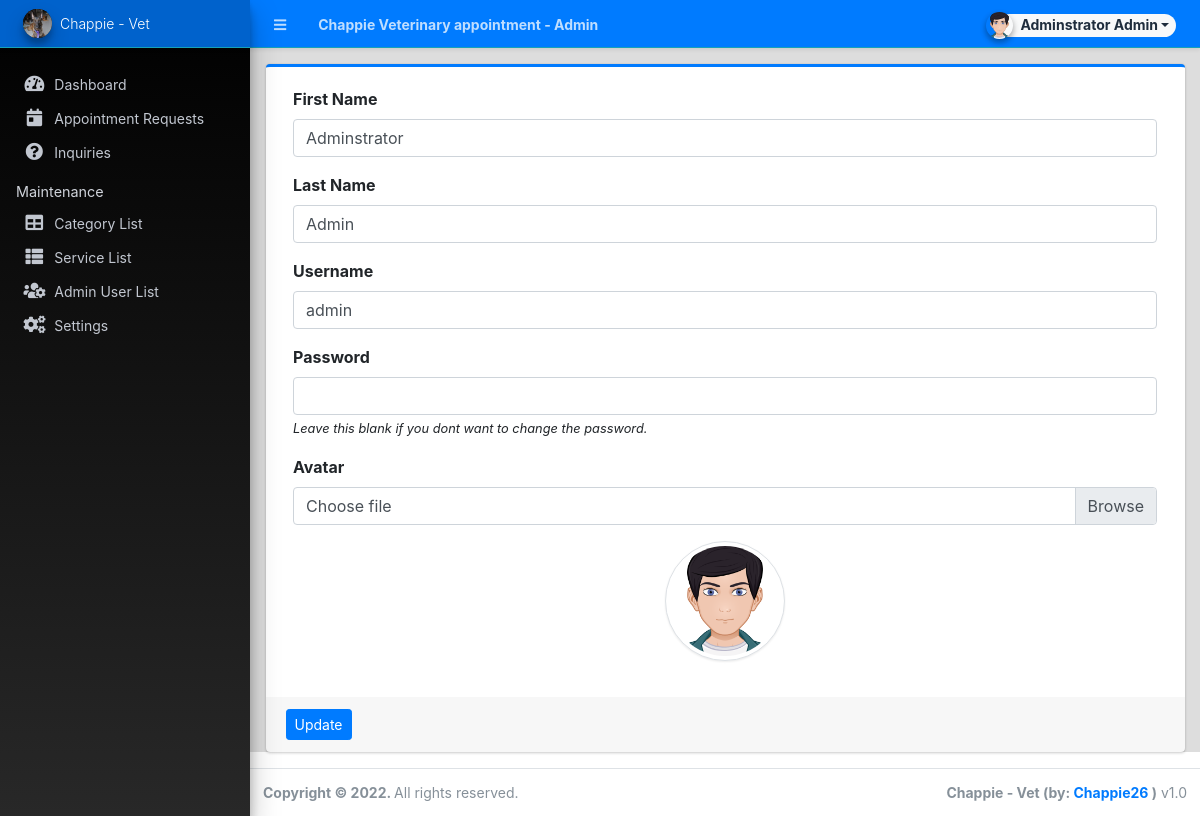
The app's page /admin/?page=user (signed in) with its own data.
### tables this page shows
CREATE TABLE `users` (
  `id` int(50) NOT NULL,
  `firstname` varchar(250) NOT NULL,
  `middlename` text DEFAULT NULL,
  `lastname` varchar(250) NOT NULL,
  `username` text NOT NULL,
  `password` text NOT NULL,
  `avatar` text DEFAULT NULL,
  `last_login` datetime DEFAULT NULL,
  `type` tinyint(1) NOT NULL DEFAULT 0,
  `status` int(1) NOT NULL DEFAULT 1 COMMENT '0=not verified, 1 = verified',
  `date_added` datetime NOT NULL DEFAULT current_timestamp(),
  `date_updated` datetime DEFAULT NULL ON UPDATE current_timestamp()
);

### classes/DBConnection.php (called while the page is built, shortened)
<?php
class DBConnection{
    private $host = DB_SERVER;
    private $username = DB_USERNAME;
    private $password = DB_PASSWORD;
    private $database = DB_NAME;
    public $conn;
    public function __construct(){
        if (!isset($this->conn)) {
            $this->conn = new mysqli($this->host, $this->username, $this->password, $this->database);
        }
    }
}
?>

### classes/SystemSettings.php (called while the page is built, shortened)
<?php
class SystemSettings extends DBConnection{
	function userdata($field = ''){
		if(!empty($field)){
			if(isset($_SESSION['userdata'][$field]))
				return $_SESSION['userdata'][$field];
			else
				return null;
		}else{
			return false;
		}
	}
}
$_settings = new SystemSettings();
?>

### config.php (called while the page is built, shortened)
<?php
require_once('classes/DBConnection.php');
require_once('classes/SystemSettings.php');
function validate_image($file){
	if(!empty($file)){
        $ex = explode('?',$file);
        $file = $ex[0];
        $param =  isset($ex[1]) ? '?'.$ex[1]  : '';
		if(is_file(base_app.$file)){
			return base_url.$file.$param;
		}else{
			return base_url.'dist/img/no-image-available.png';
		}
	}else{
		return base_url.'dist/img/no-image-available.png';
	}
}
?>

### admin/user/index.php (the view, shortened to what this page needs)
<?php
$user = $conn->query("SELECT * FROM users where id ='".$_settings->userdata('id')."'");
foreach($user->fetch_array() as $k =>$v){
	$meta[$k] = $v;
}
?>
<div class="card card-outline card-primary">
	<div class="card-body">
		<div class="container-fluid">
			<form action="" id="manage-user">
				<div class="form-group">
					<label for="name">First Name</label>
					<input type="text" name="firstname" id="firstname" class="form-control" value="<?php echo isset($meta['firstname']) ? $meta['firstname']: '' ?>" required>
				</div>
				<div class="form-group">
					<label for="name">Last Name</label>
					<input type="text" name="lastname" id="lastname" class="form-control" value="<?php echo isset($meta['lastname']) ? $meta['lastname']: '' ?>" required>
				</div>
				<div class="form-group">
					<label for="username">Username</label>
					<input type="text" name="username" id="username" class="form-control" value="<?php echo isset($meta['username']) ? $meta['username']: '' ?>" required  autocomplete="off">
				</div>
				<div class="form-group">
					<label for="password">Password</label>
					<input type="password" name="password" id="password" class="form-control" value="" autocomplete="off">
					<small><i>Leave this blank if you dont want to change the password.</i></small>
				</div>
				<div class="form-group">
					<label for="" class="control-label">Avatar</label>
					<div class="custom-file">
		              <label class="custom-file-label" for="customFile">Choose file</label>
		            </div>
				</div>
				<div class="form-group d-flex justify-content-center">
					<img src="<?php echo validate_image(isset($meta['avatar']) ? $meta['avatar'] :'') ?>" alt="" id="cimg" class="img-fluid img-thumbnail">
				</div>
			</form>
		</div>
	</div>
	<div class="card-footer">
			<div class="col-md-12">
				<div class="row">
					<button class="btn btn-sm btn-primary" form="manage-user">Update</button>
				</div>
			</div>
		</div>
</div>

### admin/user/index.php (style rules this page uses)
img#cimg { height: 15vh; width: 15vh; object-fit: cover; border-radius: 100% 100%; }

### records on screen
users: firstname "Adminstrator", lastname "Admin", username "admin", avatar (picture)

### other values on screen
$_settings->info('name') "Chappie Veterinary appointment"
$_settings->userdata('firstname').' '.$_settings->userdata('lastname') "Adminstrator Admin"
$_settings->info('short_name') "Chappie - Vet"
